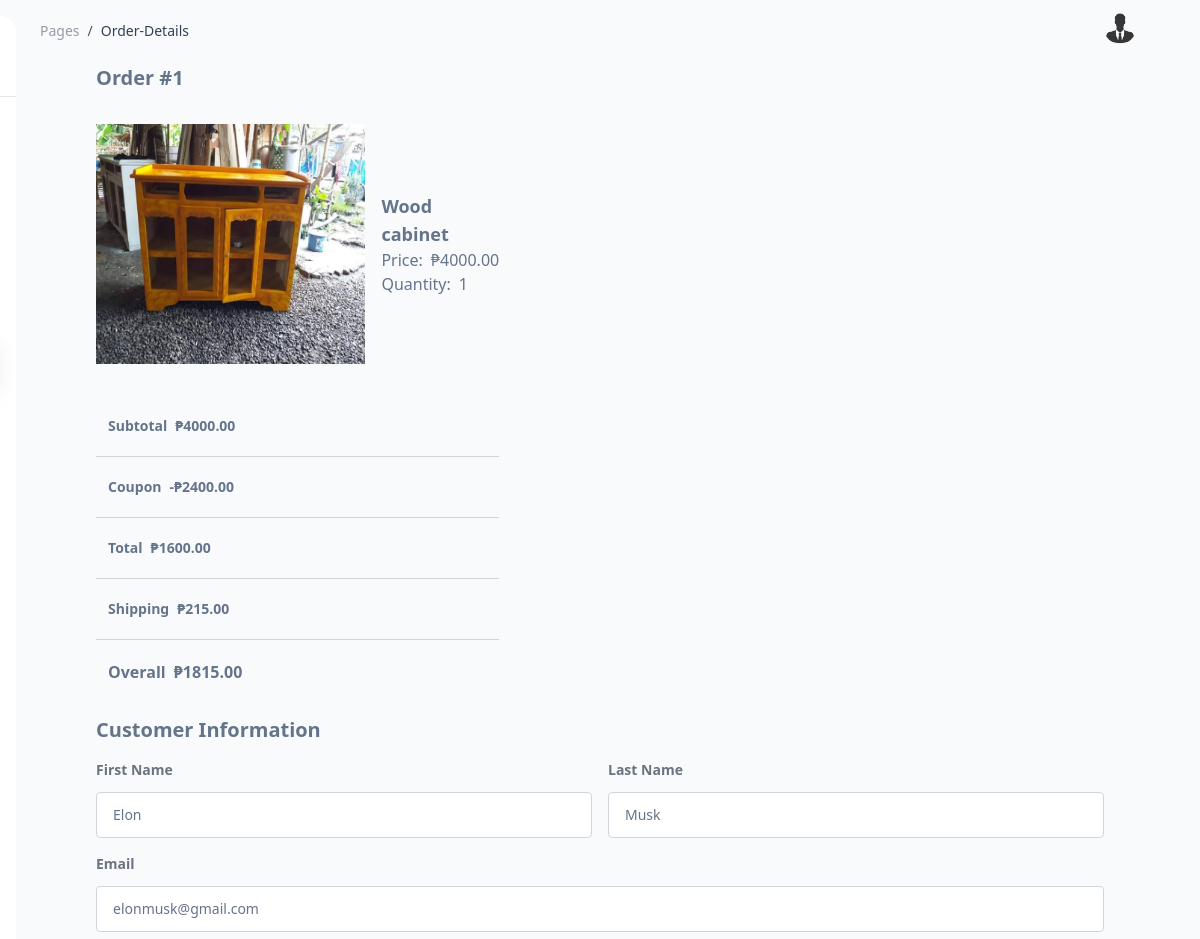
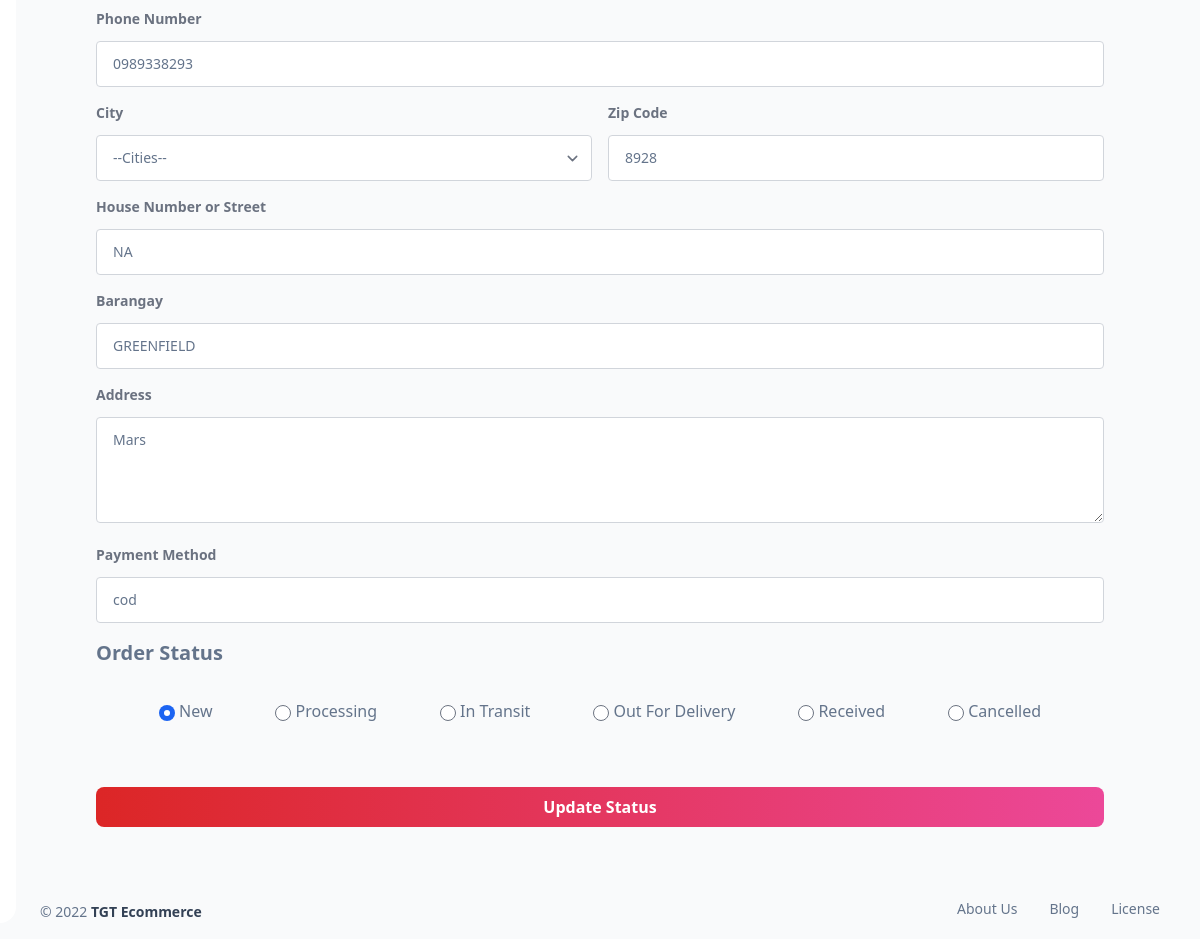
/admin/order-details.php?id=1, run on the app's committed database (2 pictures, top to bottom).
### tables this page shows
CREATE TABLE `tbl_order` (
  `ID` int(11) NOT NULL,
  `user` int(11) NOT NULL,
  `payment` varchar(255) NOT NULL,
  `package` longtext NOT NULL,
  `firstname` varchar(255) NOT NULL,
  `lastname` varchar(255) NOT NULL,
  `email` varchar(255) NOT NULL,
  `number` varchar(255) DEFAULT NULL,
  `city` varchar(255) NOT NULL,
  `zipcode` varchar(255) NOT NULL,
  `barangay` varchar(255) NOT NULL,
  `hnos` varchar(255) NOT NULL,
  `address` varchar(255) NOT NULL,
  `ordered_at` varchar(255) NOT NULL,
  `gcash` longtext DEFAULT NULL,
  `mpin` longtext DEFAULT NULL,
  `appointment` varchar(255) DEFAULT NULL,
  `status` varchar(255) DEFAULT 'New'
);

### admin/functions/php/order-details.php (called while the page is built, shortened)
<?php
    function order($id){
        global $connect;
        $query = "SELECT * FROM tbl_order WHERE ID = '$id' LIMIT 1;";
        $result = $connect->query($query);
        return $result;
    }
?>

### admin/http/order-details.php (called while the page is built, shortened)
<?php
     require('./../db/connector.php');
     require('./functions/php/order-details.php');
     if(isset($_REQUEST['id'])){
       $results = order($_REQUEST['id'])->fetch_assoc();
       $json = json_decode($results['package']);
       $data = $json->data;
       $subtotal = $json->subtotal;
       $coupon = $json->coupon;
       $total = $json->total;
       $shipping = $json->shipping;
     }
?>

### admin/body/order-details.php (the view, shortened to what this page needs)
<section class=" min-h-screen">
  <div class="container mx-auto p-2">
      <div class="flex flex-col w-full px-0 mx-auto">
          <div class="flex flex-col w-full ml-0 lg:ml-0 lg:w-2/5">
              <div class="pt-12 md:pt-0 2xl:ps-4">
                  <h2 class="text-xl font-bold">Order #<?php echo $results['ID'];?>
                  </h2>
                  <?php
                    foreach($data as $row){
                      $result = (array)$row;
                      echo "<div class='mt-8 row'>";
                          echo "<div class='flex flex-col space-y-4'>";
                              echo "<div class='flex space-x-4'>";
                                  echo "<div class='overflow-hidden'>";
                                      echo "<img src='./img/uploaded/$result[productImg]' alt='item' class='object-fill w-80 h-60'>";
                                  echo "</div>";
                                  echo "<div class='flex flex-col justify-center'>";
                                      echo "<h2 class=' text-lg font-bold'>$result[productName]</h2>";
                                      echo "<div class='flex items-center'>";
                                          echo "<span>Price:</span>";
                                          echo "<span class='ml-2'>₱<span class='price'>$result[productPrice]</span></span>";
                                      echo "</div>";
                                      echo "<div class='flex items-center'>";
                                          echo "<span>Quantity:</span>";
                                          echo "<span class='ml-2 quantity'>$result[productQuantity]</span>";
                                      echo "</div>";
                                  echo "</div>";
                              echo "</div>";
                          echo "</div>";
                      echo "</div>";
                    }
                  ?>
                  <div
                      class="flex items-center mt-8 w-full py-4 text-sm font-semibold border-b border-gray-300 lg:py-5 lg:px-3 text-heading last:border-b-0 last:text-base last:pb-0">
                      Subtotal<span class="ml-2">₱<span class="subtotal"><?php echo $subtotal;?></span></span>
                  </div>
                  <div
                      class="flex items-center w-full py-4 text-sm font-semibold border-b border-gray-300 lg:py-5 lg:px-3 text-heading last:border-b-0 last:text-base last:pb-0">
                      Coupon<span class="ml-2">-₱<span class="coupon"><?php echo $coupon;?></span></span>
                  </div>
                  <div
                      class="flex items-center w-full py-4 text-sm font-semibold border-b border-gray-300 lg:py-5 lg:px-3 text-heading last:border-b-0 last:text-base last:pb-0">
                      Total<span class="ml-2">₱<span class="total"><?php echo $total;?></span></span>
                  </div>
                  <div
                      class="flex items-center w-full py-4 text-sm font-semibold border-b border-gray-300 lg:py-5 lg:px-3 text-heading last:border-b-0 last:text-base last:pb-0">
                      Shipping<span class="ml-2">₱<span class="shipping"><?php echo $results['payment'] == 'cop' ? '0.00' : $shipping;?></span></span>
                  </div>
                  <div
                      class="flex items-center w-full py-4 text-sm font-semibold border-b border-gray-300 lg:py-5 lg:px-3 text-heading last:border-b-0 last:text-base last:pb-0">
                      Overall<span class="ml-2">₱<span class="overall">0.00</span></span>
                  </div>
              </div>
          </div>
          <div class="flex flex-col md:w-full mt-8">
              <div class="flex justify-between">
                  <h2 class="mb-4 font-bold md:text-xl text-heading ">Customer Information</h2>
              </div>
              <form class="justify-center w-full mx-auto" method="post" action>
                  <div class="">
                      <div class="space-x-0 lg:flex lg:space-x-4">
                          <div class="w-full lg:w-1/2">
                              <label for="firstname" class="block mb-3 text-sm font-semibold text-gray-500">First
                                  Name</label>
                              <input required readonly value="<?php echo $results['firstname']?>" name="firstname" type="text" placeholder="First Name"
                                  class="w-full px-4 py-3 text-sm border border-gray-300 rounded lg:text-sm focus:outline-none focus:ring-1 focus:ring-blue-600">
                          </div>
                          <div class="w-full lg:w-1/2 ">
                              <label for="lastname" class="block mb-3 text-sm font-semibold text-gray-500">Last
                                  Name</label>
                              <input required readonly value="<?php echo $results['lastname']?>" name="lastname" type="text" placeholder="Last Name"
                                  class="w-full px-4 py-3 text-sm border border-gray-300 rounded lg:text-sm focus:outline-none focus:ring-1 focus:ring-blue-600">
                          </div>
                      </div>
                      <div class="mt-4">
                          <div class="w-full">
                              <label for="email"
                                  class="block mb-3 text-sm font-semibold text-gray-500">Email</label>
                              <input required readonly value="<?php echo $results['email']?>" name="email" type="email" placeholder="Email"
                                  class="w-full px-4 py-3 text-sm border border-gray-300 rounded lg:text-sm focus:outline-none focus:ring-1 focus:ring-blue-600">
                          </div>
                      </div>
                      <div class="mt-4">
                          <div class="w-full">
                              <label for="number"
                                  class="block mb-3 text-sm font-semibold text-gray-500">Phone Number</label>
                              <input required readonly value="<?php echo $results['number']?>" name="number" type="text" placeholder="Phone Number"
                                  class="w-full px-4 py-3 text-sm border border-gray-300 rounded lg:text-sm focus:outline-none focus:ring-1 focus:ring-blue-600">
                          </div>
                      </div>
                    <div class="mt-4 address-container <?php echo $results['payment'] == 'cop' ? 'hidden' : '';?>">
                        <div class="space-x-0 lg:flex lg:space-x-4 mt-4">
                            <div class="w-full lg:w-1/2">
                                <label for="firstname" class="block mb-3 text-sm font-semibold text-gray-500">City</label>
                                <select name="city" class="city w-full px-4 py-3 text-sm border border-gray-300 rounded lg:text-sm focus:outline-none focus:ring-1 focus:ring-blue-600">
                                    <option value="" class="city-select">--Cities--</option>
                                </select>
                            </div>
                            <div class="w-full lg:w-1/2 ">
                                <label for="zipcode" class="block mb-3 text-sm font-semibold text-gray-500">Zip Code</label>
                                <input readonly value="<?php echo $results['zipcode'];?>" maxlength="4" name="zipcode" type="text" placeholder="Zip Code"class="w-full zipcode px-4 py-3 text-sm border border-gray-300 rounded lg:text-sm focus:outline-none focus:ring-1 focus:ring-blue-600">
                            </div>
                        </div>
                        <div class="w-full mt-4">
                            <label for="number" class="block mb-3 text-sm font-semibold text-gray-500">House Number or Street</label>
                            <input readonly value="<?php echo $results['hnos'];?>" name="hnos" type="text" placeholder="House Number or Street" class="w-full px-4 py-3 hnos text-sm border border-gray-300 rounded lg:text-sm focus:outline-none focus:ring-1 focus:ring-blue-600">
                        </div>
                        <div class="w-full mt-4">
                            <label for="number" class="block mb-3 text-sm font-semibold text-gray-500">Barangay</label>
                            <input readonly value="<?php echo $results['barangay'];?>" name="barangay" type="text" placeholder="Barangay" class="w-full px-4 py-3 hnos text-sm border border-gray-300 rounded lg:text-sm focus:outline-none focus:ring-1 focus:ring-blue-600">
                        </div>
                        <div class="w-full mt-4">
                            <label for="address" class="block mb-3 text-sm font-semibold text-gray-500">Address</label>
                            <textarea readonly
                                class="w-full address px-4 py-3 text-xs border border-gray-300 rounded lg:text-sm focus:outline-none focus:ring-1 focus:ring-blue-600"
                                name="address" cols="20" rows="4" placeholder="Address"><?php echo $results['address'];?></textarea>
                        </div>
                    </div>
                      <div class="mt-4">
                          <div class="w-full">
                              <label for="number" class="block mb-3 text-sm font-semibold text-gray-500">Payment Method</label>
                              <input required readonly value="<?php echo $results['payment']?>" name="payment" type="text" placeholder="Payment" class="payment w-full px-4 py-3 text-sm border border-gray-300 rounded lg:text-sm focus:outline-none focus:ring-1 focus:ring-blue-600">
                          </div>
                      </div>
                  </div>
              </form>
          </div>
          <div class="pt-12 md:pt-0 2xl:ps-4">
            <h2 class="text-xl font-bold mt-4">Order Status</h2>
          </div>
          <form method="post">
            <div class="flex flex-wrap w-full justify-evenly mt-8">
                <div>
                    <input type="radio" class="status" id="new" name="status" value="New" <?php echo $results['status'] == 'New' ? 'checked' : '';?>>
                    <label for="new" class="capitalize">new</label>
                </div>
                <div class="<?php echo $results['payment'] == 'cop' ? 'hidden' : '';?>">
                    <input type="radio" class="status" id="processing" name="status" value="Processing" <?php echo $results['status'] == 'Processing' ? 'checked' : '';?>>
                    <label for="new" class="capitalize">processing</label>
                </div>
                <div class="<?php echo $results['payment'] == 'cop' ? 'hidden' : '';?>">
                    <input type="radio" class="status" id="in-transit" name="status" value="In Transit" <?php echo $results['status'] == 'In Transit' ? 'checked' : '';?>>
                    <label for="new" class="capitalize">in transit</label>
                </div>
                <div class="<?php echo $results['payment'] == 'cop' ? 'hidden' : '';?>">
                    <input type="radio" class="status" id="out-for-delivery" name="status" value="Out For Delivery" <?php echo $results['status'] == 'Out For Delivery' ? 'checked' : '';?>>
                    <label for="new" class="capitalize">out for delivery</label>
                </div>
                <div>
                    <input type="radio" class="status" id="received" name="status" value="Received" <?php echo $results['status'] == 'Received' ? 'checked' : '';?>>
                    <label for="new" class="capitalize">received</label>
                </div>
                <div>
                    <input type="radio" class="status" id="cancelled" name="status" value="Cancelled" <?php echo $results['status'] == 'Cancelled' ? 'checked' : '';?>>
                    <label for="new" class="capitalize">cancelled</label>
                </div>
            </div>
            <div class="mt-4">
                    <div class="w-full">
                        <input required type="submit" name="submit" class="w-full bg-gradient-to-r from-red-600 to-pink-500  text-white py-2 font-semibold rounded-lg my-12" value="Update Status">
                    </div>
            </div>
          </form>
      </div>
  </div>
</section>

### data on the page
tbl_order: ID "1", firstname "Elon", lastname "Musk", email "elonmusk@gmail.com", number "0989338293", zipcode "8928", hnos "NA", barangay "GREENFIELD", address "Mars", payment "cod", status "☑ New"

### other printed values
$fileNameNoExtension "Order-Details"
$result[productName] "Wood cabinet"
$result[productPrice] "4000.00"
$result[productQuantity] "1"
$subtotal "4000.00"
$coupon "2400.00"
$total "1600.00"
$shipping "215.00"
